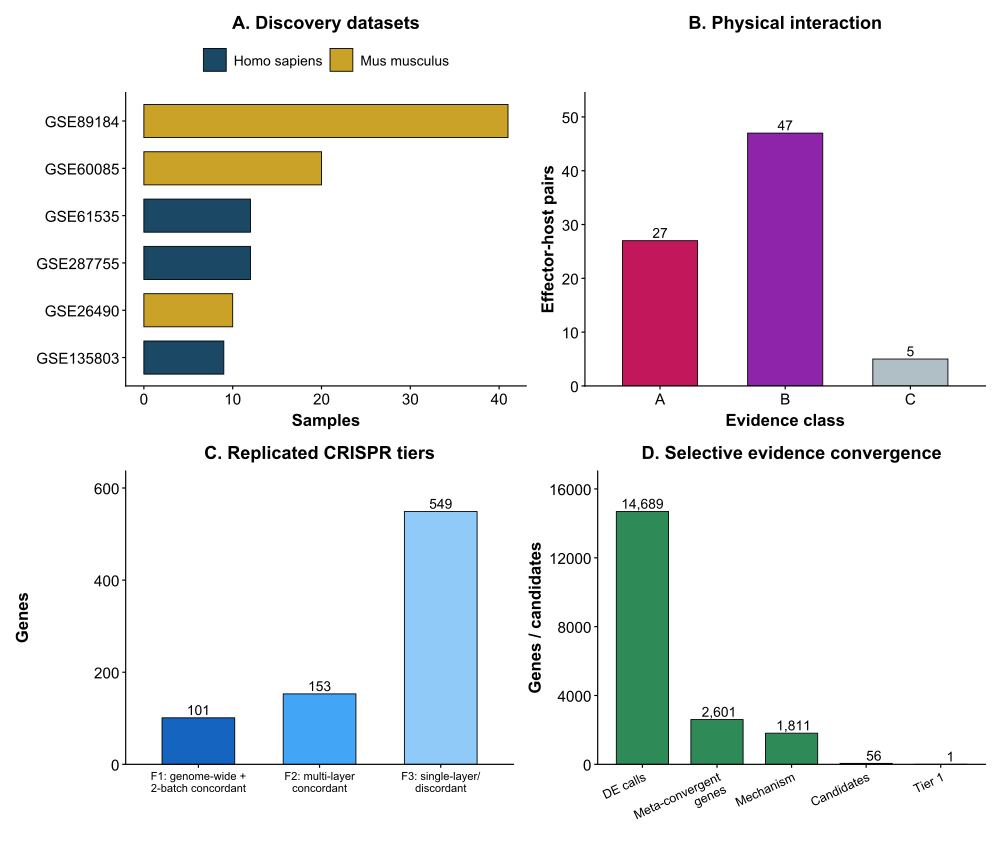

Write R code to recreate this figure.
# Figure 1. Data and evidence architecture of the Legionella host-dependency atlas
# Source data: 11_figures/source_data/Figure1*.tsv
ROOT <- Sys.getenv("LEGIONELLA_ROOT")
if (!nzchar(ROOT)) ROOT <- Sys.getenv("LEGIONELLA_ROOT")
if (!nzchar(ROOT)) stop("Set LEGIONELLA_ROOT before running this script.")
if (!dir.exists(ROOT)) stop("LEGIONELLA_ROOT does not exist: ", ROOT)
setwd(file.path(ROOT, "15_manuscript/r_figures"))
source(file.path(ROOT, "15_manuscript/r_figures/_theme.R"))
SRC <- file.path(ROOT, "11_figures/source_data")
suppressMessages({library(dplyr); library(readr); library(patchwork)})

A <- read_tsv(file.path(SRC, "Figure1A_discovery_datasets.tsv")) %>%
  filter(analysis_route != "HOLDOUT_LOCKED")
if (anyNA(A$organism) || !all(A$organism %in% c("Homo sapiens", "Mus musculus"))) {
  stop("Figure 1A organism values must be complete and limited to Homo sapiens or Mus musculus")
}
A$organism <- factor(A$organism, levels = c("Homo sapiens", "Mus musculus"))
B <- read_tsv(file.path(SRC, "Figure1B_ppi_classes.tsv"))
C <- read_tsv(file.path(SRC, "Figure1C_crispr_tiers.tsv"))
D <- read_tsv(file.path(SRC, "Figure1D_evidence_funnel.tsv"))

# Panel A: discovery datasets - samples by organism
pA <- ggplot(A, aes(x = reorder(accession, n_samples), y = n_samples, fill = organism)) +
  geom_col(colour = "black", linewidth = 0.3, width = 0.7) +
  scale_fill_manual(values = c("Homo sapiens" = "#1B4965", "Mus musculus" = "#C9A227")) +
  coord_flip() +
  labs(x = NULL, y = "Samples", fill = NULL,
       title = "A. Discovery datasets") +
  theme_pub() + theme(legend.position = "top")

# Panel B: PPI evidence classes
pB <- ggplot(B, aes(x = evidence_class, y = pairs, fill = evidence_class)) +
  geom_col(colour = "black", linewidth = 0.3, width = 0.6) +
  geom_text(aes(label = pairs), vjust = -0.25, size = 3.5) +
  scale_fill_manual(values = c(A = "#C2185B", B = "#8E24AA", C = "#B0BEC5")) +
  scale_y_continuous(expand = expansion(mult = c(0, 0.16))) +
  labs(x = "Evidence class", y = "Effector-host pairs", fill = NULL,
       title = "B. Physical interaction") +
  theme_pub() + theme(legend.position = "none")

# Panel C: CRISPR tiers
pC <- ggplot(C, aes(x = tier, y = genes, fill = tier)) +
  geom_col(colour = "black", linewidth = 0.3, width = 0.6) +
  geom_text(aes(label = genes), vjust = -0.25, size = 3.5) +
  scale_fill_manual(values = c("#1565C0", "#42A5F5", "#90CAF9")) +
  scale_y_continuous(expand = expansion(mult = c(0, 0.16))) +
  labs(x = NULL, y = "Genes", fill = NULL,
       title = "C. Replicated CRISPR tiers") +
  theme_pub() + theme(legend.position = "none", axis.text.x = element_text(size = 8))

# Panel D: evidence funnel (short labels, no newlines)
D <- D %>% mutate(stage_short = c("DE calls", "Meta-convergent\ngenes", "Mechanism", "Candidates", "Tier 1")) %>%
  mutate(stage = factor(stage_short, levels = stage_short))
pD <- ggplot(D, aes(x = stage, y = n)) +
  geom_col(fill = "#2E8B57", colour = "black", linewidth = 0.3, width = 0.7) +
  geom_text(aes(label = format(n, big.mark = ",")), vjust = -0.25, size = 3.5) +
  scale_y_continuous(expand = expansion(mult = c(0, 0.16))) +
  labs(x = NULL, y = "Genes / candidates", title = "D. Selective evidence convergence") +
  theme_pub() + theme(axis.text.x = element_text(size = 9, angle = 25, hjust = 1))

fig <- (pA | pB) / (pC | pD)
save_pub_pdf(fig, "Figure1_data_architecture", w = 10, h = 8.5)
